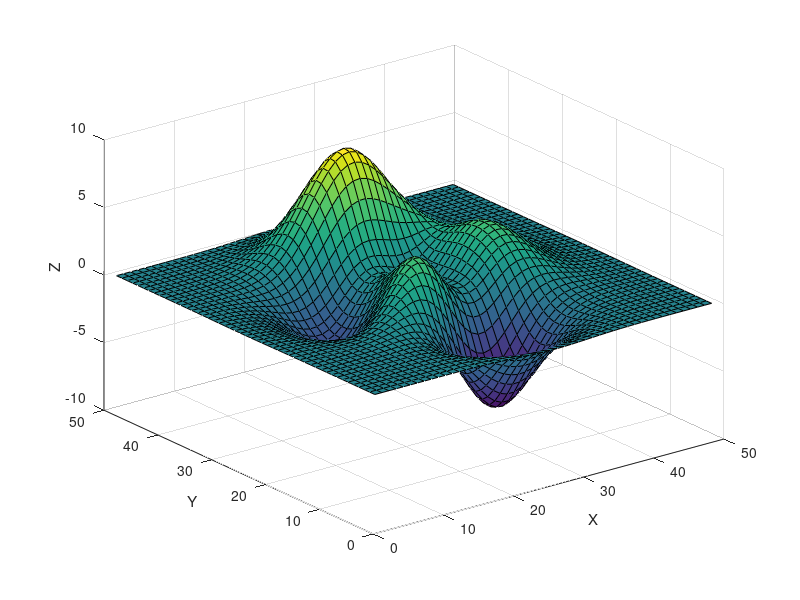

Here is the MATLAB script that generated this plot: (Note: this script raises an error after producing the figure.)
%% Verify Drag Changed View of Surface Plot

% Copyright 2020 The MathWorks, Inc.

%% 
% Create an axes within a UI figure and plot a surface into the axes using
% the |peaks| function. Then, call the |view| function to save the azimuth
% and elevation angles of the camera's line of sight for the axes. 
%%
f = uifigure;
ax = axes(f);
surf(ax,peaks)
xlabel(ax,'X')
ylabel(ax,'Y')
zlabel(ax,'Z')
[caz_before,cel_before] = view(ax);
%% 
% Create an interactive test case and drag from the point (2, 2, -10) to the
% point (4, 4, 10). A blue dot representing the programmatic drag gesture
% appears at the start value and then disappears when it reaches the stop
% value. The view of the surface plot changes with the drag.
%%
tc = matlab.uitest.TestCase.forInteractiveUse;
tc.drag(ax,[2 2 -10],[4 4 10])
%%
% Verify that the drag gesture changed the view of the surface plot.
%%
[caz_after,cel_after] = view(ax);
tc.verifyNotEqual([caz_after cel_after],[caz_before cel_before])
